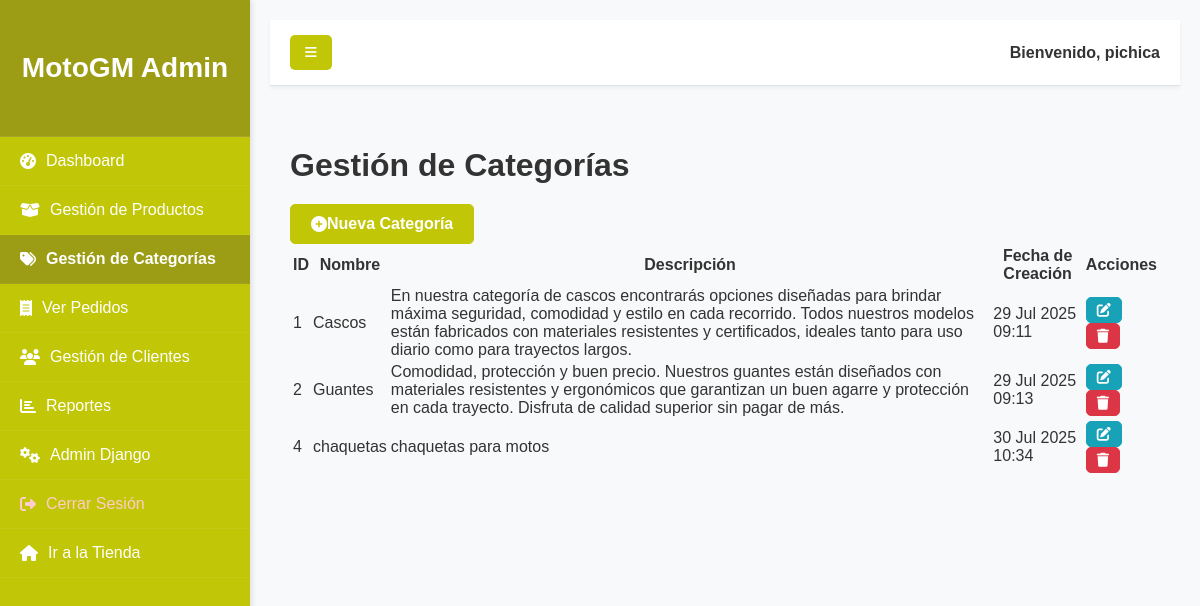
The app's page /dashboard_admin/categorias/ (signed in) with its own data.
### dashboard_admin/models.py (models this page shows, shortened)
class Categoria(models.Model):
    nombre = models.CharField(max_length=100, unique=True, verbose_name="Nombre de la Categoría")
    descripcion = models.TextField(blank=True, null=True, verbose_name="Descripción")
    fecha_creacion = models.DateTimeField(auto_now_add=True, verbose_name="Fecha de Creación")
    fecha_actualizacion = models.DateTimeField(auto_now=True, verbose_name="Fecha de Última Actualización")
    class Meta:
        verbose_name = "Categoría"
        verbose_name_plural = "Categorías"
        ordering = ['nombre'] # Ordenar categorías por nombre por defecto

### dashboard_admin/views.py (the view)
# urls.py: path('categorias/', views.categoria_list, name='categoria_list'),
@login_required
@user_passes_test(is_staff)
def categoria_list(request):
        categorias = Categoria.objects.all().order_by('nombre')
        return render(request, 'dashboard_admin/categoria_list.html', {'categorias': categorias})

### dashboard_admin/views.py (called while the page is built)
def is_staff(user):
        return user.is_staff

### productos/context_processors.py (called while the page is built)
def cart_item_count(request):
    cart_count = 0
    if request.user.is_authenticated:
        cart_count = CarritoItem.objects.filter(usuario=request.user).count() # o .aggregate(Sum('cantidad'))['cantidad__sum'] si quieres sumar las cantidades
    return {'cart_count': cart_count}

### dashboard_admin/templates/dashboard_admin/categoria_list.html (shortened to what this page needs)
    {% extends 'dashboard_admin/dashboard_base.html' %}
    {% block dashboard_content %}
        <h1 class="content-title">Gestión de Categorías</h1>
        <a href="{% url 'dashboard_admin:categoria_create' %}" class="btn-custom btn-primary-custom">
            <i class="fas fa-plus-circle me-2"></i> Nueva Categoría
        </a>
        {% if categorias %}
            <div class="data-table-responsive">
                <table class="data-table">
                    <thead>
                        <tr>
                            <th>ID</th>
                            <th>Nombre</th>
                            <th>Descripción</th>
                            <th>Fecha de Creación</th>
                            <th>Acciones</th>
                        </tr>
                    </thead>
                    <tbody>
                        {% for categoria in categorias %}
                            <tr>
                                <td>{{ categoria.pk }}</td>
                                <td>{{ categoria.nombre }}</td>
                                <td>{{ categoria.descripcion|default:"N/A" }}</td>
                                <td>{{ categoria.fecha_creacion|date:"d M Y H:i" }}</td>
                                <td>
                                    <a href="{% url 'dashboard_admin:categoria_update' categoria.pk %}" class="btn-custom btn-sm-custom btn-info-custom me-2" title="Editar">
                                        <i class="fas fa-edit"></i>
                                    </a>
                                    <form action="{% url 'dashboard_admin:categoria_delete' categoria.pk %}" method="post" class="d-inline" onsubmit="return confirm('¿Estás seguro de que quieres eliminar la categoría \'{{ categoria.nombre }}\'?');">
                                        <button type="submit" class="btn-custom btn-sm-custom btn-danger-custom" title="Eliminar">
                                            <i class="fas fa-trash"></i>
                                        </button>
                                    </form>
                                </td>
                            </tr>
                        {% endfor %}
                    </tbody>
                </table>
            </div>
        {% else %}
            <div class="messages-container">
                <li class="alert-info">No hay categorías registradas aún.</li>
            </div>
        {% endif %}
    {% endblock %}

### dashboard_admin/templates/dashboard_admin/dashboard_base.html (shortened to what this page needs)
    {% load static %}
    <!DOCTYPE html>
    <html lang="es">
    <head>
        <link rel="stylesheet" href="https://cdnjs.cloudflare.com/ajax/libs/font-awesome/6.5.2/css/all.min.css" xintegrity="sha512-SnH5WK+bZxgPHs44uWIX+LLJAJ9/2PkPKZ5QiAj6Ta86w+fsb2TkcmfRyVX3pBnMFcV7oQPJkl9QevSCWr3W6A==" />
        <link rel="stylesheet" href="{% static 'dashboard_admin/styleadmin.css' %}">
    </head>
    <body>
        <div id="wrapper">
            <div class="sidebar-wrapper">
                <div class="sidebar-heading">
                    <h3>MotoGM Admin</h3>
                </div>
                <ul class="list-group">
                    <a href="{% url 'dashboard_admin:dashboard_home' %}" class="list-group-item {% if request.resolver_match.url_name == 'dashboard_home' %}active{% endif %}">
                        <i class="fas fa-tachometer-alt"></i> Dashboard
                    </a>
                    <a href="{% url 'dashboard_admin:producto_list' %}" class="list-group-item {% if 'producto' in request.resolver_match.url_name %}active{% endif %}">
                        <i class="fas fa-box-open"></i> Gestión de Productos
                    </a>
                    <a href="{% url 'dashboard_admin:categoria_list' %}" class="list-group-item {% if 'categoria' in request.resolver_match.url_name %}active{% endif %}">
                        <i class="fas fa-tags"></i> Gestión de Categorías
                    </a>
                    <a href="{% url 'dashboard_admin:ver_pedidos' %}" class="list-group-item {% if 'ver_pedidos' in request.resolver_match.url_name %}active{% endif %}">
                    <i class="fas fa-receipt"></i> Ver Pedidos
                    </a>
                    <a href="{% url 'dashboard_admin:ver_clientes' %}" class="list-group-item {% if 'ver_clientes' in request.resolver_match.url_name %}active{% endif %}">
                    <i class="fas fa-users"></i> Gestión de Clientes
                    </a>
                    <a href="{% url 'dashboard_admin:dashboard_reportes' %}" class="list-group-item {% if 'dashboard_reportes' in request.resolver_match.url_name %}active{% endif %}">
                    <i class="fas fa-chart-bar"></i> Reportes
                    </a>
                    <a href="{% url 'admin:index' %}" class="list-group-item">
                        <i class="fas fa-cogs"></i> Admin Django
                    </a>
                    <a href="{% url 'logout' %}" class="list-group-item text-danger">
                        <i class="fas fa-sign-out-alt"></i> Cerrar Sesión
                    </a>
                    <a href="{% url 'landing_page' %}" class="list-group-item">
                        <i class="fas fa-home"></i> Ir a la Tienda
                    </a>
                </ul>
            </div>
            <div id="page-content-wrapper">
                <nav class="main-navbar">
                    <button class="toggle-btn" id="sidebarToggle">
                        <i class="fas fa-bars"></i>
                    </button>
                    <div class="user-info">
                        Bienvenido, <strong>{{ request.user.username }}</strong>
                    </div>
                </nav>
                <div class="container-fluid-custom">
                    {% block dashboard_content %}{% endblock %}
                </div>
            </div>
        </div>
    </body>
    </html>

### dashboard_admin/static/dashboard_admin/styleadmin.css (style rules this page uses)
:root { --primary-red: #c1c606; --dark-red: #9c9d15; --light-gray: #f8f9fa; --border-color: #dee2e6; --text-color: #333; --white-text: #fff; --success-color: #28a745; --info-color: #17a2b8; --secondary-color: #6c757d; --warning-color: #ffc107; --danger-color: #dc3545; --dark-custom-color: #343a40; }
body { font-family: Arial, sans-serif; margin: 0; padding: 0; overflow-x: hidden; background-color: var(--light-gray); color: var(--text-color); }
#wrapper { display: flex; min-height: 100vh; width: 100%; transition: all 0.3s ease-in-out; }
.sidebar-wrapper { min-width: 250px; max-width: 250px; background-color: var(--primary-red); color: var(--white-text); transition: margin 0.25s ease-out; flex-shrink: 0; box-shadow: 2px 0 5px rgba(0,0,0,0.1); position: relative; z-index: 1000; }
.sidebar-wrapper .sidebar-heading { padding: 1.5rem 1rem; font-size: 1.5rem; text-align: center; background-color: var(--dark-red); border-bottom: 1px solid rgba(255,255,255,0.1); font-weight: bold; }
.sidebar-wrapper .list-group { list-style: none; padding: 0; margin: 0; width: 100%; }
.sidebar-wrapper .list-group-item { display: flex; align-items: center; background-color: var(--primary-red); color: var(--white-text); text-decoration: none; padding: 15px 20px; border-bottom: 1px solid rgba(255,255,255,0.05); transition: background-color 0.2s ease, color 0.2s ease; }
.sidebar-wrapper .list-group-item i { margin-right: 10px; }
.sidebar-wrapper .list-group-item.active { background-color: var(--dark-red); font-weight: bold; }
.sidebar-wrapper .list-group-item.text-danger { color: #ffcccc; }
#page-content-wrapper { width: 100%; min-width: 0; flex-grow: 1; padding: 20px; background-color: var(--light-gray); transition: margin-left 0.25s ease-out; }
.main-navbar { background-color: var(--white-text); border-bottom: 1px solid var(--border-color); padding: 15px 20px; display: flex; justify-content: space-between; align-items: center; margin-bottom: 20px; box-shadow: 0 2px 4px rgba(0,0,0,0.05); }
.main-navbar .toggle-btn { background-color: var(--primary-red); color: var(--white-text); border: none; padding: 10px 15px; border-radius: 5px; cursor: pointer; transition: background-color 0.2s ease; }
.main-navbar .user-info { color: var(--text-color); font-weight: bold; }
.container-fluid-custom { padding: 20px; }
.content-title { font-size: 2rem; color: var(--text-color); margin-bottom: 20px; font-weight: bold; }
.btn-custom { display: inline-flex; align-items: center; padding: 10px 20px; border-radius: 5px; text-decoration: none; font-weight: bold; cursor: pointer; transition: background-color 0.2s ease, color 0.2s ease, border-color 0.2s ease; border: 1px solid transparent; }
.btn-primary-custom { background-color: var(--primary-red); color: var(--white-text); border-color: var(--primary-red); }
.btn-info-custom { background-color: var(--info-color); color: var(--white-text); border-color: var(--info-color); }
.btn-danger-custom { background-color: var(--danger-color); color: var(--white-text); border-color: var(--danger-color); }
.btn-sm-custom { padding: 5px 10px; font-size: 0.875rem; }
@media (min-width: 992px) { .main-navbar { flex-direction: row; justify-content: space-between; align-items: center; } }
@media (min-width: 992px) { .main-navbar .toggle-btn { width: auto; } }
@media (min-width: 992px) { .main-navbar .user-info { width: auto; text-align: right; } }

### records on screen
Categoria: pk "1", nombre "Cascos", descripcion "En nuestra categoría de cascos encontrarás opciones diseñadas para brindar máxima seguridad, comodidad y estilo en cada recorrido. Todos nuestros modelos están fabricados con materiales resistentes y certificados, ideales tanto para uso diario como para trayectos largos.", fecha_creacion "29 Jul 2025 09:11"
Categoria: pk "2", nombre "Guantes", descripcion "Comodidad, protección y buen precio. Nuestros guantes están diseñados con materiales resistentes y ergonómicos que garantizan un buen agarre y protección en cada trayecto. Disfruta de calidad superior sin pagar de más.", fecha_creacion "29 Jul 2025 09:13"
Categoria: pk "4", nombre "chaquetas", descripcion "chaquetas para motos", fecha_creacion "30 Jul 2025 10:34"

### other values on screen
{{ request.user.username }} "pichica"
